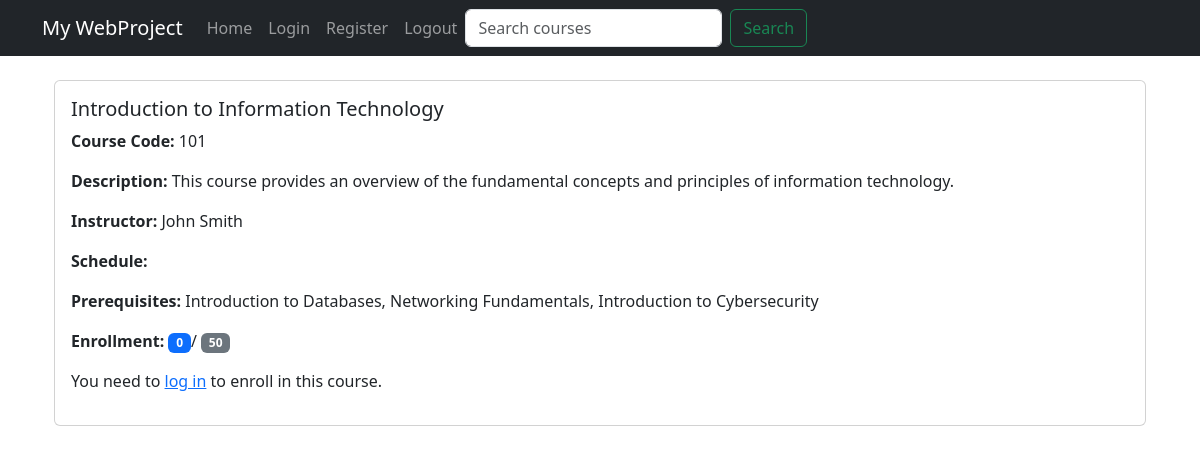
The page /courses/1/ on the database as committed earlier.
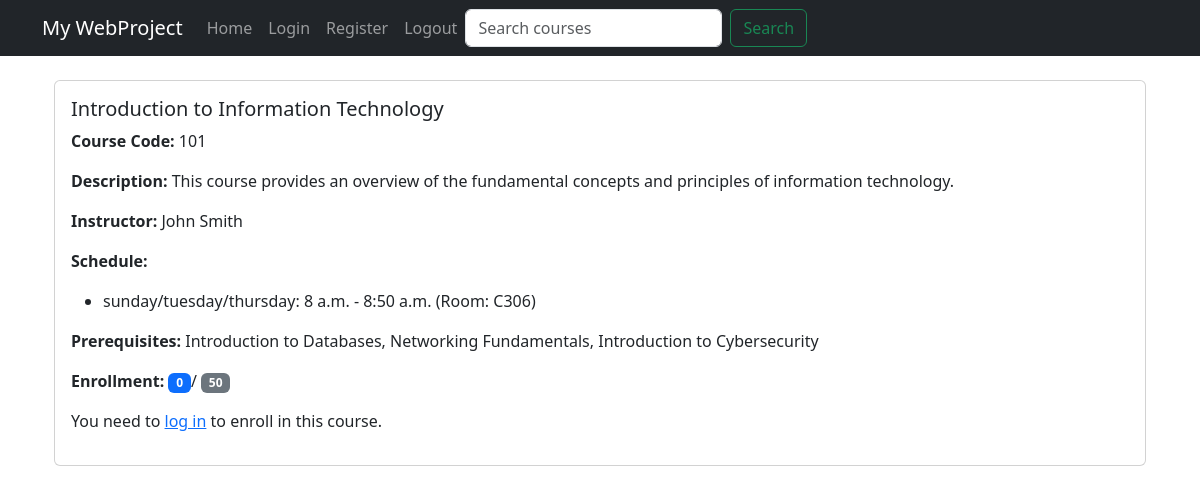
The same page on the database as committed later.
### courses/models.py (models this page shows, shortened)
class Course(models.Model):
    course_code = models.CharField(max_length=20)
    course_name = models.CharField(max_length=100)
    instructor_name = models.CharField(max_length=100)
    description = models.TextField()
    capacity = models.PositiveIntegerField()
    enrollment_count = models.PositiveIntegerField(default=0)
    prerequisites = models.ManyToManyField('self', symmetrical=False, blank=True)

### schedules/models.py (models this page shows, shortened)
class Schedule(models.Model):
    days = models.CharField(max_length=100)
    start_time = models.TimeField()
    end_time = models.TimeField()
    room_no = models.CharField(max_length=20)
    course = models.ForeignKey(Course, on_delete=models.CASCADE, related_name='schedules')

### courses/views.py (the view)
# urls.py: path('<int:course_id>/', views.course_detail, name='course_detail'),
def course_detail(request, course_id):
    course = get_object_or_404(Course, id=course_id)
    enrollment_count = course.enrollments.count()
    schedules = course.schedules.all()
    enrolled = False
    if request.user.is_authenticated and hasattr(request.user, 'student'):
        enrolled = Enrollment.objects.filter(course=course, student=request.user.student).exists()
    return render(request, 'courses/course_detail.html', {
        'course': course,
        'enrollment_count': enrollment_count,
        'enrolled': enrolled,
        'schedules': schedules,
    })

### templates/courses/course_detail.html
{% extends 'base.html' %}
{% block content %}
<div class="container mt-4">
    <div class="card">
        <div class="card-body">
            <h5 class="card-title">{{ course.course_name }}</h5>
            <p class="card-text"><strong>Course Code:</strong> {{ course.course_code }}</p>
            <p class="card-text"><strong>Description:</strong> {{ course.description }}</p>
            <p class="card-text"><strong>Instructor:</strong> {{ course.instructor_name }}</p>
            <p class="card-text"><strong>Schedule:</strong></p>
            <ul>
                {% for schedule in schedules %}
                    <li>{{ schedule.days }}: {{ schedule.start_time }} - {{ schedule.end_time }} (Room: {{ schedule.room_no }})</li>
                {% endfor %}
            </ul>
            <p class="card-text"><strong>Prerequisites:</strong>
                {% for prerequisite in course.prerequisites.all %}
                    {{ prerequisite.course_name }}{% if not forloop.last %}, {% endif %}
                {% endfor %}
            </p>
            <p class="card-text"><strong>Enrollment:</strong>
                <span class="badge bg-primary">{{ enrollment_count }}</span>/
                <span class="badge bg-secondary">{{ course.capacity }}</span>
            </p>
            {% if user.is_authenticated %}
                {% if not user.student %}
                    <p>You need to <a href="{% url 'login' %}">log in</a> as a student to enroll in this course.</p>
                {% else %}
                    {% if enrolled %}
                        <form action="{% url 'drop_course' course.id %}" method="post">
                            {% csrf_token %}
                            <button type="submit" class="btn btn-danger">Drop Course</button>
                        </form>
                    {% else %}
                        {% if enrollment_count < course.capacity %}
                            <form action="{% url 'enroll_course' course.id %}" method="post">
                                {% csrf_token %}
                                <button type="submit" class="btn btn-primary">Enroll</button>
                            </form>
                        {% else %}
                            <button type="button" class="btn btn-danger" disabled>Course Full</button>
                        {% endif %}
                    {% endif %}
                {% endif %}
            {% else %}
                <p>You need to <a href="{% url 'login' %}">log in</a> to enroll in this course.</p>
            {% endif %}
        </div>
    </div>
</div>
{% endblock %}

Rows that differ between the two databases and show on the page:
added Schedule: days "sunday/tuesday/thursday", start_time "8 a.m.", end_time "8:50 a.m.", room_no "C306"
